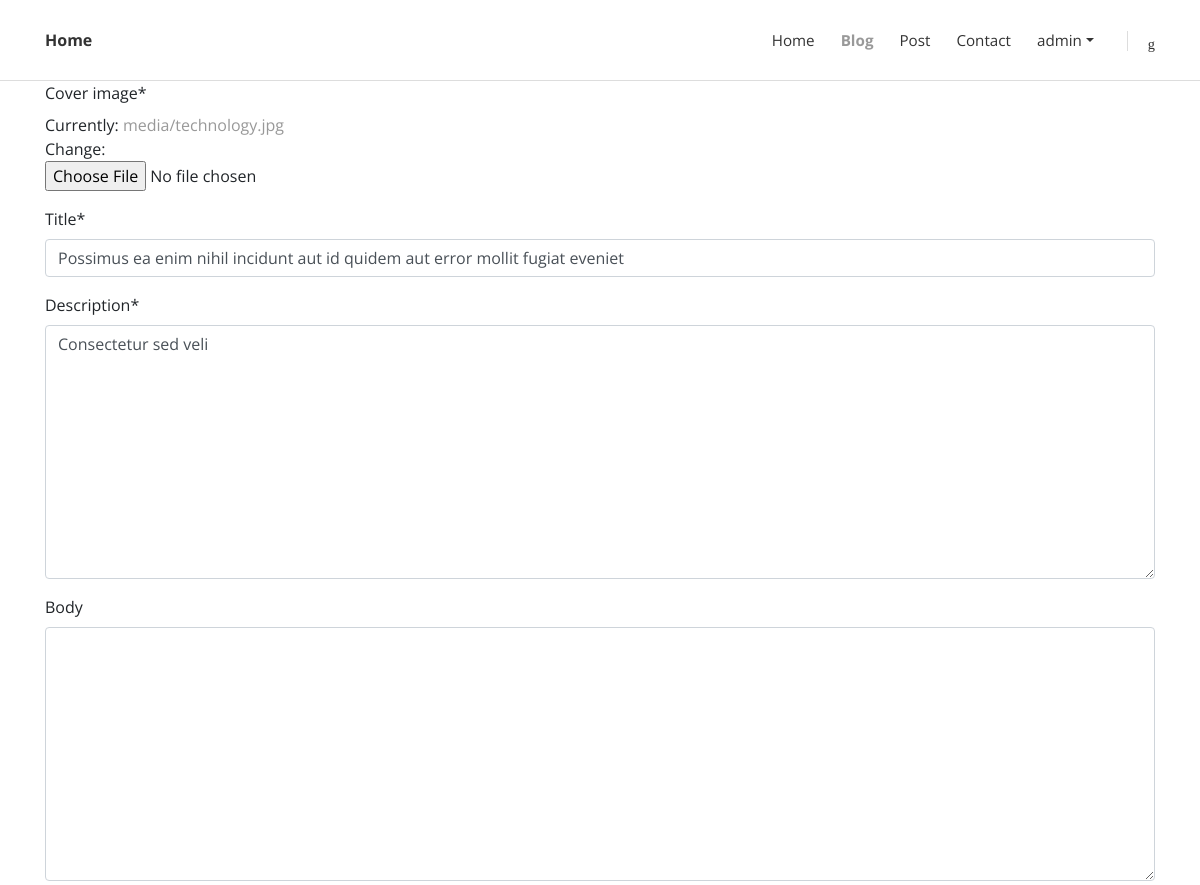
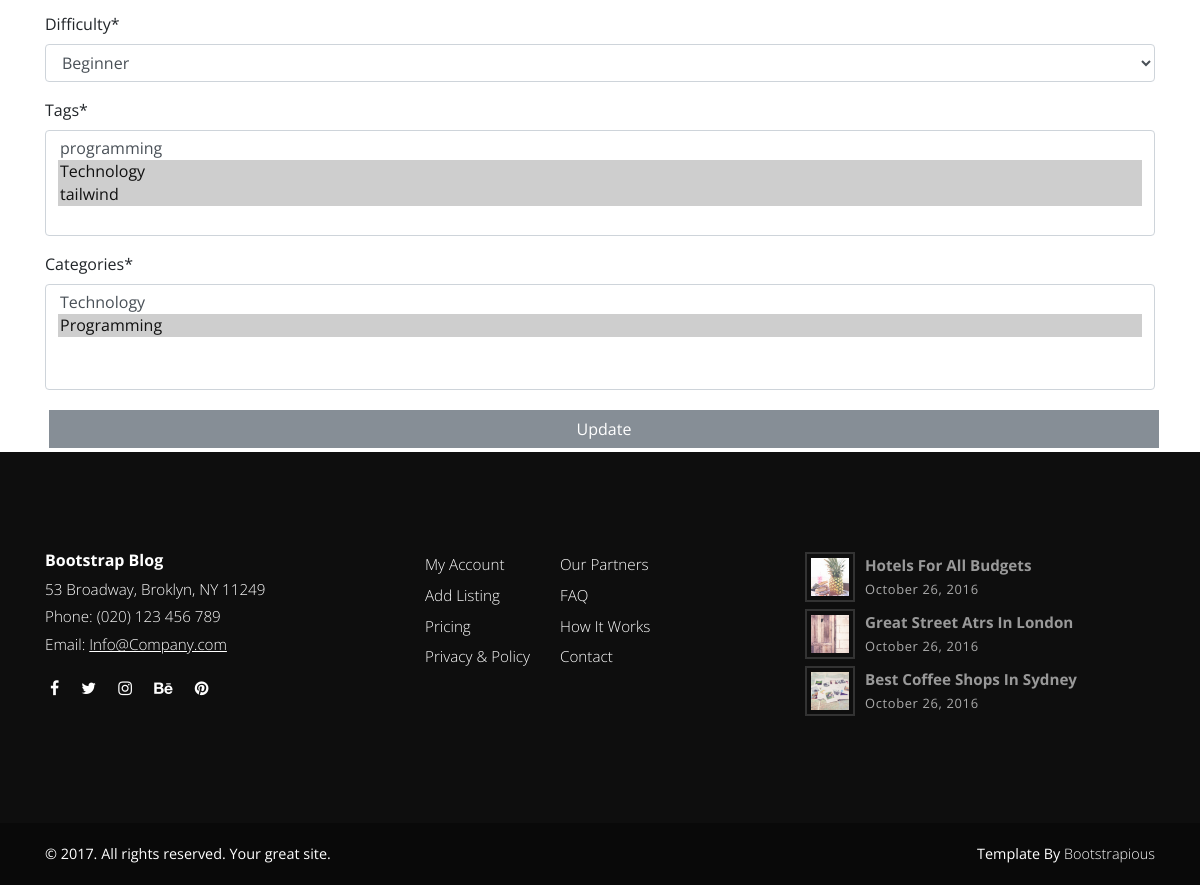
Before: /blog/edit/2 (signed in) with the older database file (2 pictures, top to bottom).
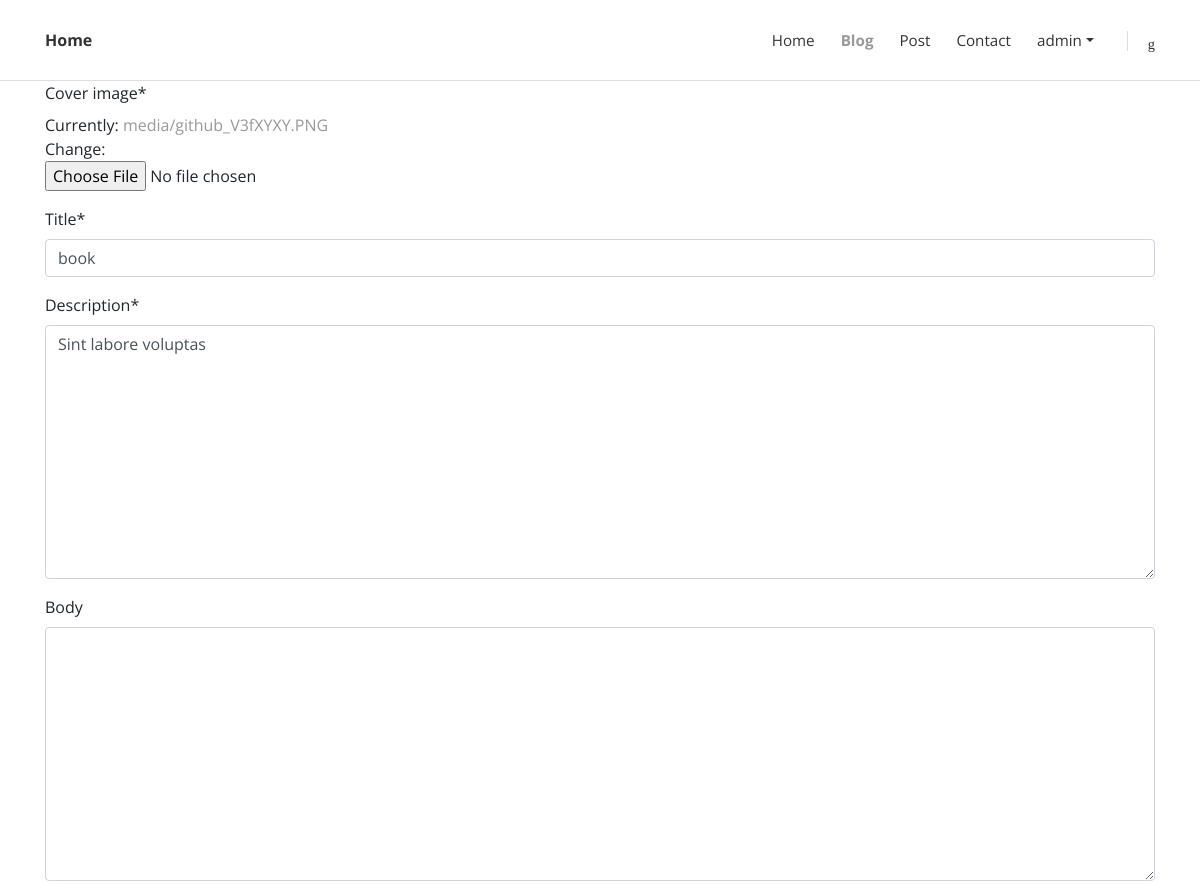
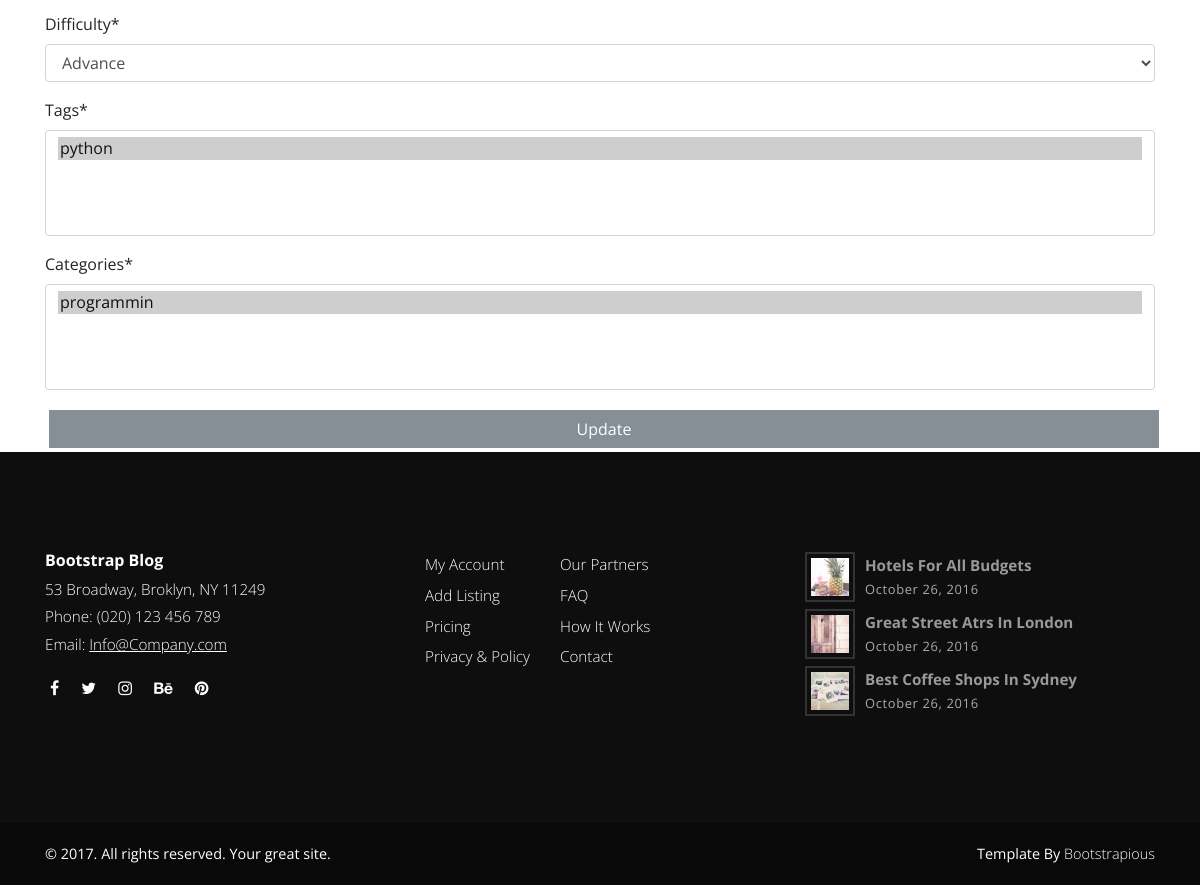
After: the same page with the newer database file (2 pictures, top to bottom).
### blog/models.py (models this page shows, shortened)
class Blog(models.Model):
    DIFFICULTY_CHOICES = [
        ('BEG', 'Beginner'),
        ('INT', 'Intermediate'),
        ('AD', 'Advance'),
    ]
    cover_image = models.ImageField(upload_to='media/')
    title = models.CharField(max_length=250)
    description = models.TextField()
    body = RichTextUploadingField(blank=True, null=True)
    created_at = models.DateTimeField(auto_now_add=True)
    updated_at = models.DateTimeField(auto_now=True)
    difficulty = models.CharField(
        max_length=15, choices=DIFFICULTY_CHOICES, default="BEG")
    tags = models.ManyToManyField(Tag, blank=False)
    categories = models.ManyToManyField(Category, blank=False)
    author = models.ForeignKey(User, on_delete=models.CASCADE)
    class Meta:
        ordering=['-updated_at']

### blog/views.py (the view)
# urls.py: path('blog/edit/<int:pk>', views.edit_blog,name='edit-blog'),
@login_required
def edit_blog(request,pk):
    blog = Blog.objects.get(pk=pk)
    form = BlogForm(instance=blog)
    if request.method=='POST':
        form = BlogForm(request.POST, request.FILES,instance=blog)
        if form.is_valid():
            blog.save()
            return redirect('read-blog', blog.pk)
    context={'blog':blog,'form':form}
    return render(request, 'blog/blog_edit.html',context)

### blog/forms.py
class BlogForm(ModelForm):
    class Meta:
        model = Blog
        exclude = ['author']

### blog/models.py (called while the page is built)
    def __str__(self):
        return self.name

    def __str__(self):
        return self.name

### blog/templates/blog/blog_edit.html (shortened to what this page needs)
{% extends 'base.html' %}
{% load crispy_forms_tags %}
{% block content %}
    <div class="container">
        <form action="{%url 'edit-blog' blog.pk %}" method="POST" enctype="multipart/form-data" class="">
            {{form|crispy}}
            <button type="submit" class="form-control btn btn-secondary m-1">Update</button>
        </form>
    </div>
{% endblock content %}

Changed rows visible on the page:
changed Blog: title "Possimus ea enim nihil incidunt aut id quidem aut error mollit fugiat eveniet" → "book"; description "Consectetur sed veli" → "Sint labore voluptas"; difficulty "Beginner" → "Advance"
Other visible differences:
form field tags: "programming / Technology ☑ / tailwind ☑" → "python ☑"
form field categories: "Technology / Programming ☑" → "programmin ☑"
text no longer shown: "Cover image * Currently: media/technology.jpg Change: Title * Description * Body Difficulty * Tags * Categories *"
text now shown: "Cover image * Currently: media/github_V3fXYXY.PNG Change: Title * Description * Body Difficulty * Tags * Categories *"
